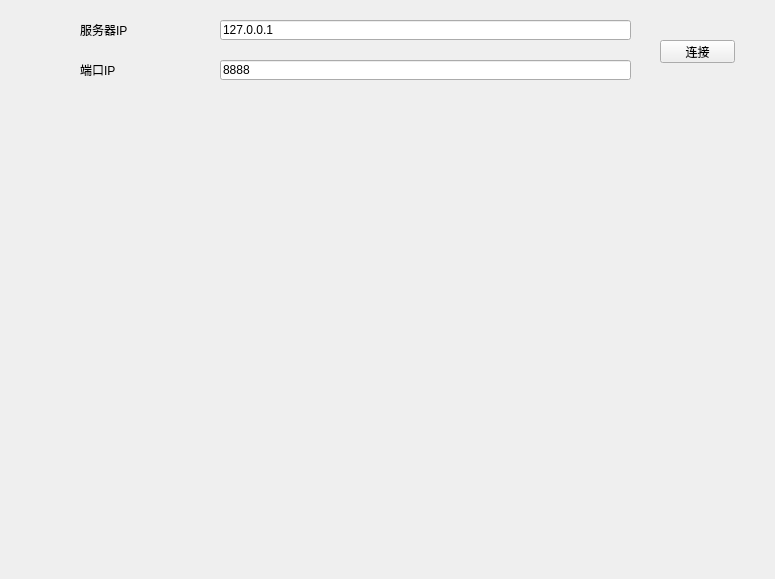
<?xml version="1.0" encoding="UTF-8"?>
<ui version="4.0">
 <class>ClientWidget</class>
 <widget class="QWidget" name="ClientWidget">
  <property name="geometry">
   <rect>
    <x>0</x>
    <y>0</y>
    <width>775</width>
    <height>579</height>
   </rect>
  </property>
  <property name="windowTitle">
   <string>Form</string>
  </property>
  <widget class="QLabel" name="label">
   <property name="geometry">
    <rect>
     <x>80</x>
     <y>20</y>
     <width>111</width>
     <height>20</height>
    </rect>
   </property>
   <property name="text">
    <string>服务器IP</string>
   </property>
  </widget>
  <widget class="QLineEdit" name="lineEditIP">
   <property name="geometry">
    <rect>
     <x>220</x>
     <y>20</y>
     <width>411</width>
     <height>20</height>
    </rect>
   </property>
   <property name="text">
    <string>127.0.0.1</string>
   </property>
  </widget>
  <widget class="QLabel" name="label_2">
   <property name="geometry">
    <rect>
     <x>80</x>
     <y>60</y>
     <width>111</width>
     <height>20</height>
    </rect>
   </property>
   <property name="text">
    <string>端口IP</string>
   </property>
  </widget>
  <widget class="QLineEdit" name="lineEditPort">
   <property name="geometry">
    <rect>
     <x>220</x>
     <y>60</y>
     <width>411</width>
     <height>20</height>
    </rect>
   </property>
   <property name="text">
    <string>8888</string>
   </property>
  </widget>
  <widget class="QPushButton" name="buttonConnect">
   <property name="geometry">
    <rect>
     <x>660</x>
     <y>40</y>
     <width>75</width>
     <height>23</height>
    </rect>
   </property>
   <property name="text">
    <string>连接</string>
   </property>
  </widget>
 </widget>
 <resources/>
 <connections/>
</ui>
